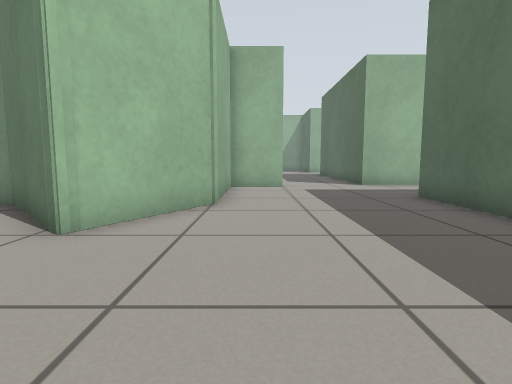
view 1 (above)

16 first-person views from a walk through a world built for the Gazebo simulator. The camera is 0.5 m above the floor, tilts 6° down and sees 80° across. The floor is counted in squares, 0.5 m on a side. Each view is taken from the middle of a square. On the plan, view 1 faces up. The plan holds only what a view shows up to about 12 squares ahead; the rest is blank. The place goes on beyond the plan.

view 2
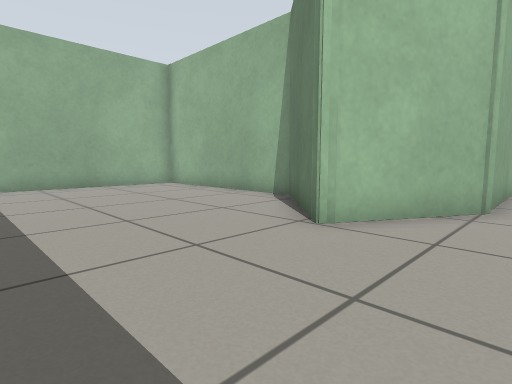

view 3
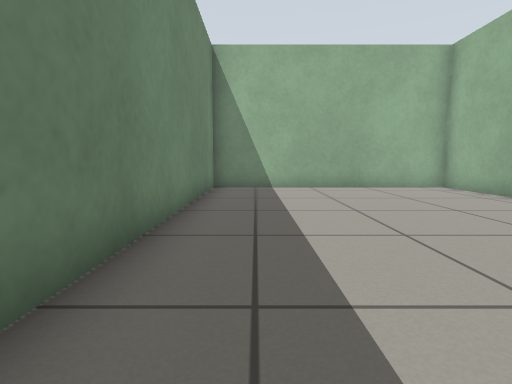

view 4
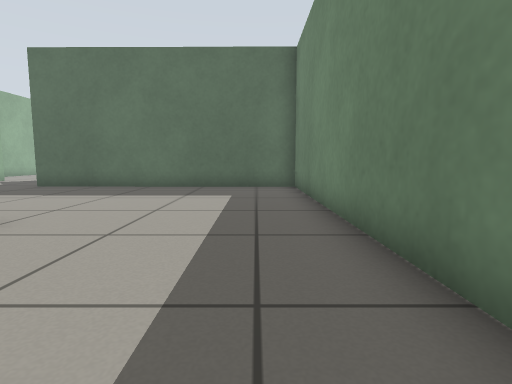

view 5
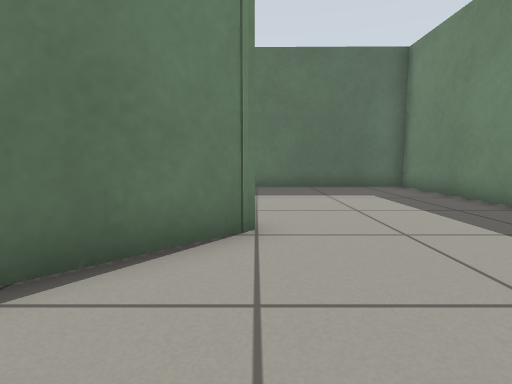

view 6
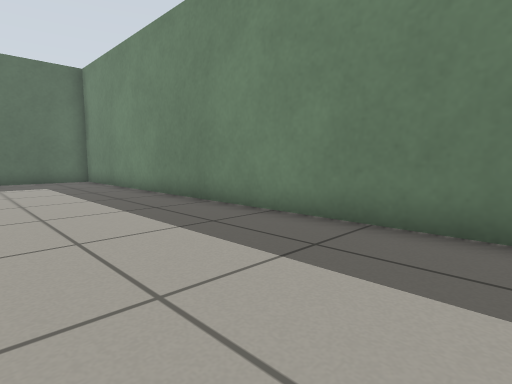

view 7
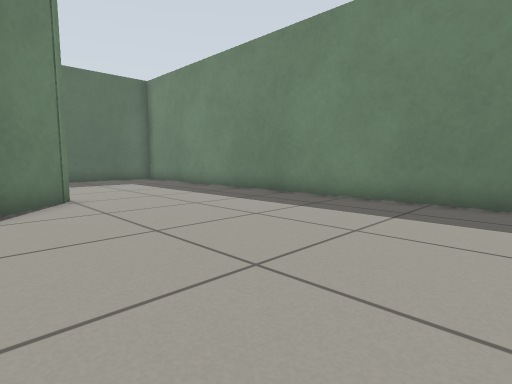

view 8
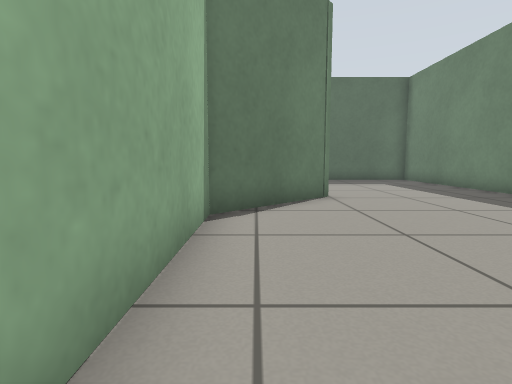

view 9
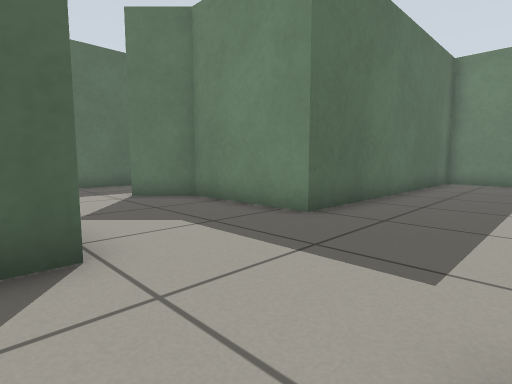

view 10
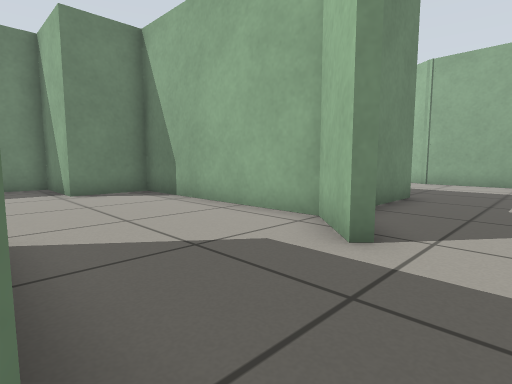

view 11
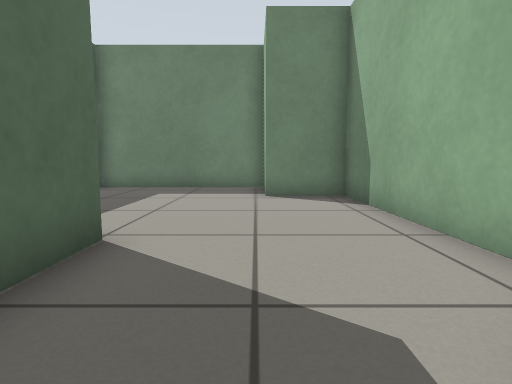

view 12
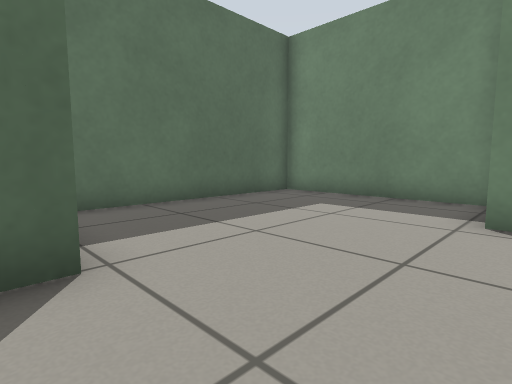

view 13
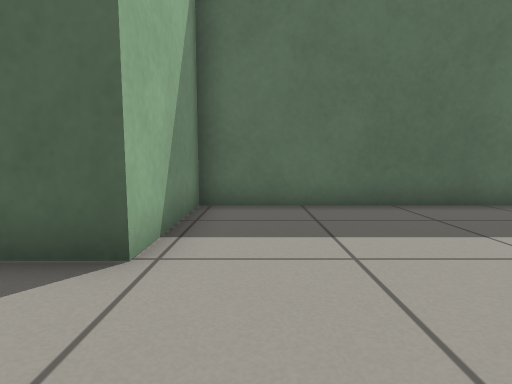

view 14
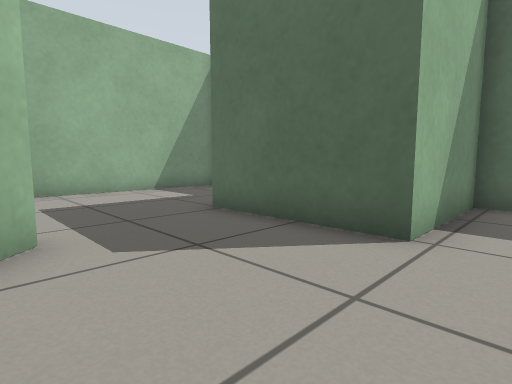

view 15
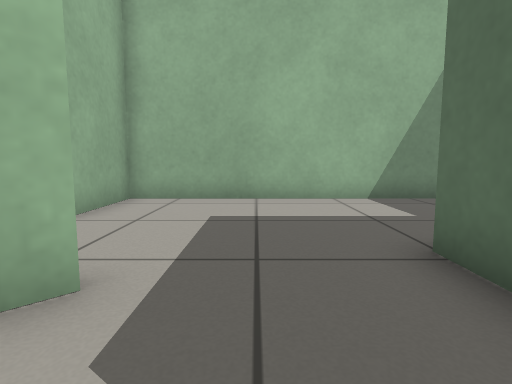

view 16
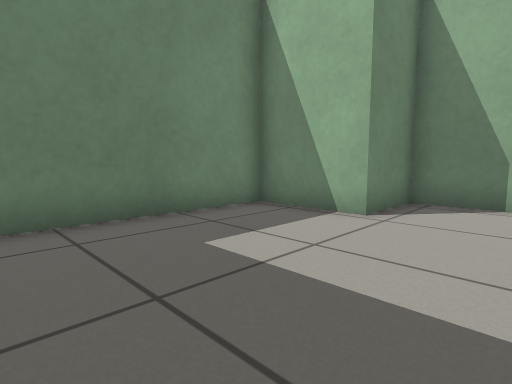

### Floor plan
Ten units are one square. View 1 is at (0, 0); x grows to the right and y downward. Boxes are objects, and circles mark ways between rooms. Rooms are numbered by the first view taken in them; rooms with no view inside come last. Other rooms are left out.
<svg viewBox="-126 -165 297 186">
<path fill="none" stroke="#000" d="M-26 -40 -55 -69 -121 -69 -121 16 43 15 44 -82 82 -82 94 -95M10 -113 -9 -113 -9 -70 -26 -40 -30 -42M66 -121 42 -121M42 -121 42 -129M94 -95 97 -92 84 -80M165 -148 77 -148 77 -124M129 -62 129 -102M84 -82 85 -16 107 -16 107 11 166 11 166 -62 129 -62"/>
<circle cx="25" cy="-120" r="3" fill="#2a7"/>
<circle cx="90" cy="-105" r="3" fill="#2a7"/>
<circle cx="110" cy="-77" r="3" fill="#2a7"/>
<text x="-20" y="-40">1</text>
<text x="20" y="-160">2</text>
<text x="120" y="-120">3</text>
<text x="130" y="-30">4</text>
</svg>
Room 1 opens to room 2. Room 1 opens to room 3. Room 3 opens to room 4.

Where each view was taken, in squares from view 1:
view 1: 0 up, 0 right, facing up
view 2: 0 up, 0 right, facing up-left
view 3: 0 up, 1 left, facing left
view 4: 0 up, 7 left, facing right
view 5: 4 up, 7 left, facing right
view 6: 3 up, 11 left, facing down-right
view 7: 6 up, 11 left, facing down-right
view 8: 6 up, 11 left, facing right
view 9: 13 up, 1 right, facing down-right
view 10: 11 up, 13 right, facing down-left
view 11: 10 up, 11 right, facing down
view 12: 7 up, 10 right, facing down-right
view 13: 5 up, 10 right, facing right
view 14: 5 up, 9 right, facing up-right
view 15: 7 up, 11 right, facing up
view 16: 4 up, 16 right, facing down-left
